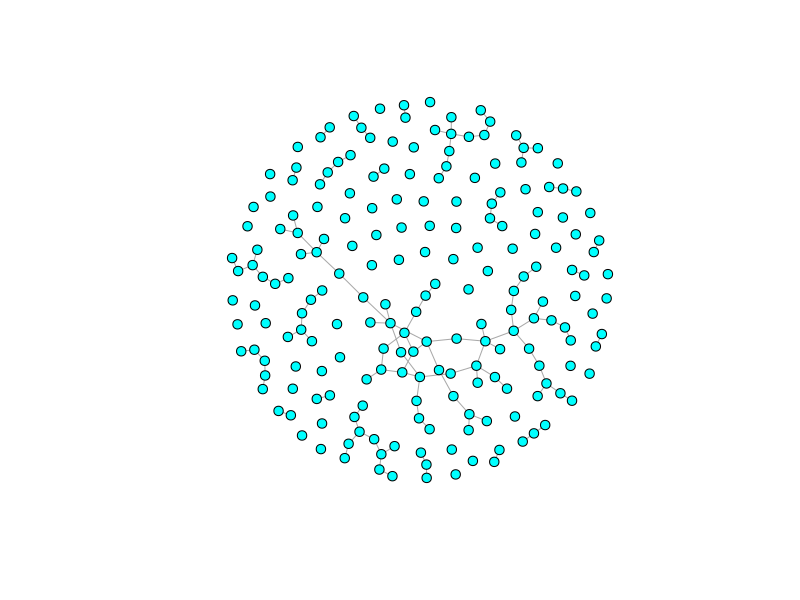
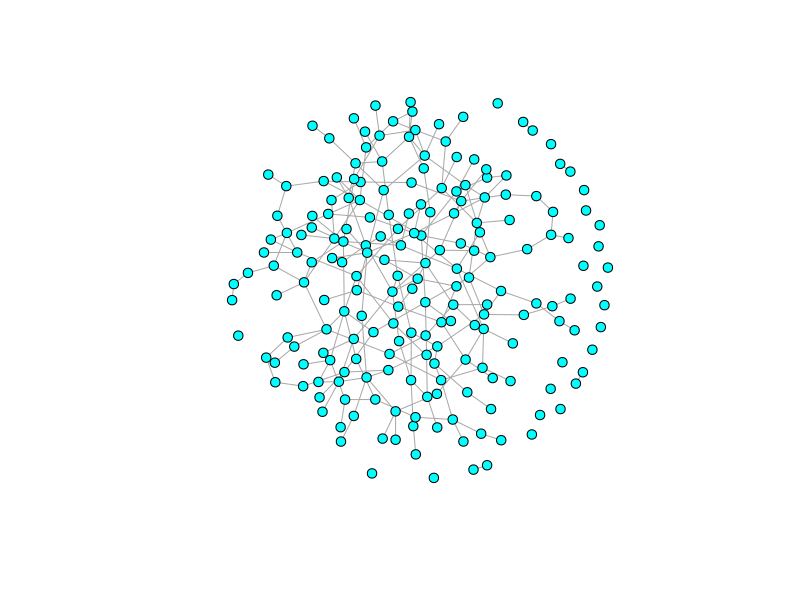

Source code (R) for these figures, in order:
## ---- chunk 1
#| message: false
require(igraph)
## giant component
gg <- sample_gnp(n=200,p=1/200)
gg1 <- sample_gnp(n=200,p=1/100)

plot(gg,vertex.size=5,vertex.color="cyan", vertex.label=NA)
plot(gg1,vertex.size=5,vertex.color="cyan", vertex.label=NA)
